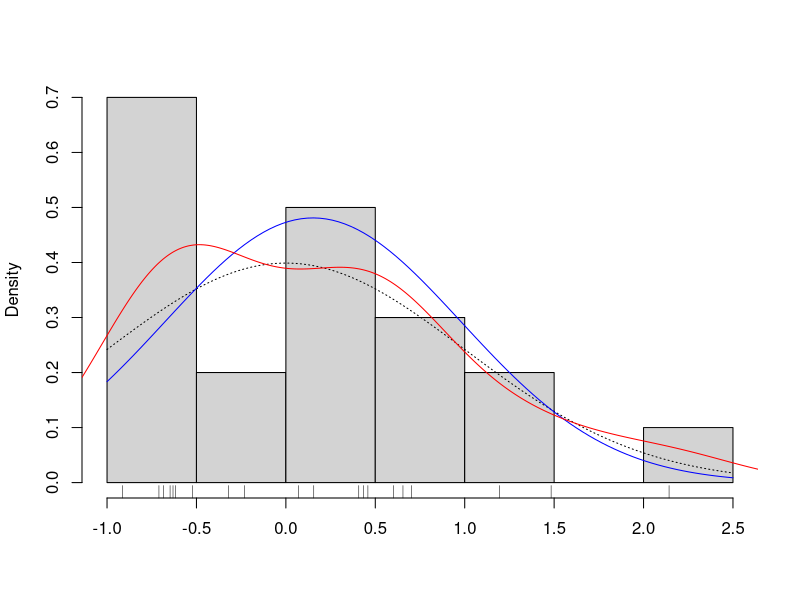

Here is the R script that generated this plot:
## ---- chunk 1
#| echo: false

points <- rnorm(20)

hist(points,xlab='',main='',prob=T)

rug(points)

curve(dnorm(x),add=T,lty=3)

mu = mean(points)
sigma = sd(points)
curve(dnorm(x,mean=mu,sd=sigma),add=T,col="blue")

lines(density(points),col="red")


